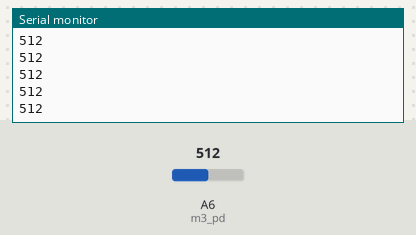
Recording of a sketch running on a simulated Arduino Nano, built with avr-gcc and run on an emulated ATmega328P. Parts: the last lines printed to the serial monitor. The test bench sets the inputs (shaded band); at power-on: A6 (m3_pd) = 512.

Above: at 1.2 s.
1.3 s: A6 (m3_pd) set to 716
At 2.3 s:
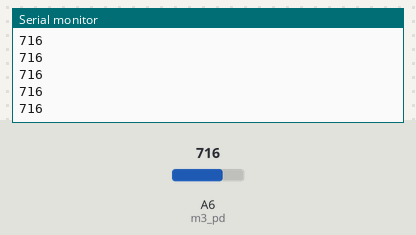
2.8 s: A6 (m3_pd) set to 900
At 3.5 s:
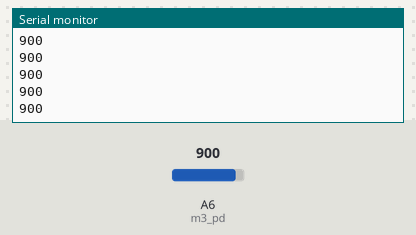
Timing chart, 0 to 5.8 s (numbered marks = the images above; inputs shaded):
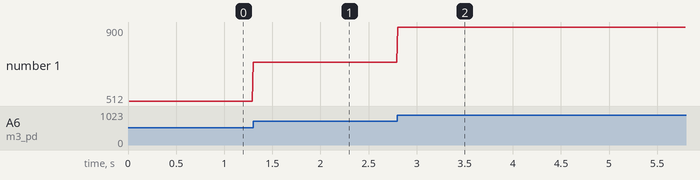

The sketch:

devboard_sketch_receiver.ino
```cpp
#include <Arduino.h>
#include <Wire.h>

#define m3_pd A6            // Module 3 Photo Diode

#define dac_pd_pair2 4      // Pair 2 photo diode LED

#define dac_0v 0        // DAC value to set 0V
#define dac_1p8v 1150   // DAC value to set 1.8V
#define dac_3p3v 2000   // DAC value to sett 3.3V

#define adc_conversion 0.00322
#define dac_conversion 0.00165

#define DELAY 1
long start;
long now;
long elapsed;
long last;


void setup() {
  Wire.begin();
  Serial.begin(115200);
  start=millis();
  last=0;
}

void loop() {
  int interval=10;

  now=millis();
  elapsed=now-start;

  if ((elapsed-last)>interval){
    Serial.println(analogRead(m3_pd));
    last=elapsed;
  }

}
```

Measured:
- after the input at 1.3 s, the serial monitor: prints a new line at once (image 1)
- after the input at 2.8 s, the serial monitor: prints a new line at once (image 2)
- plotted number 1: 512 → 716 after the input at 1.3 s, 716 → 900 after the input at 2.8 s
